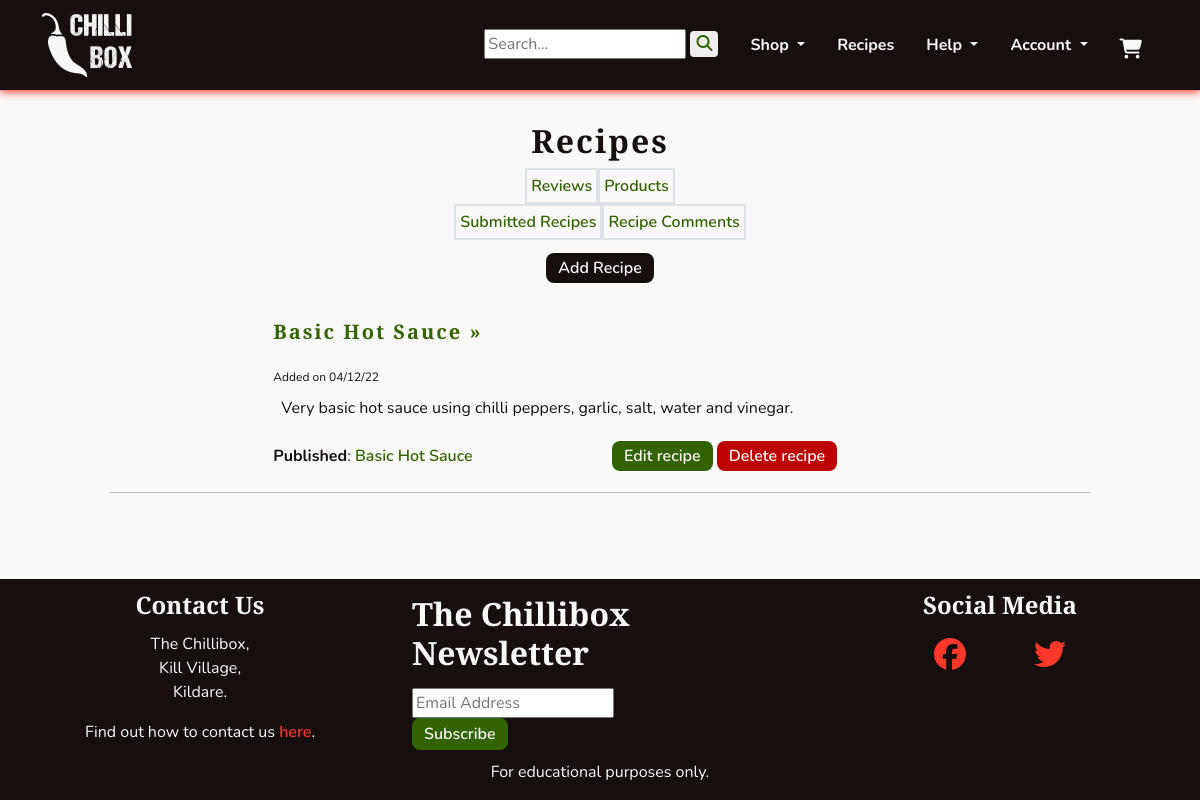
/management/recipes/ (signed in), run on the app's committed database.
### recipes/models.py (models this page shows, shortened)
class Recipe(models.Model):
    user = models.ForeignKey(User, on_delete=models.SET_NULL, null=True,
                             blank=True)
    title = models.CharField(max_length=140)
    slug = models.SlugField(max_length=40, unique=True)
    image = models.ImageField(upload_to='recipes/', null=True, blank=True,
                              help_text='Optionally upload an image')
    intro = models.TextField(help_text='Short introduction of the recipe. If \
                             using user submitted recipe, please remember to \
                             credit the user.')
    ingredients = models.TextField(help_text='Place ingredients in \
                                   &lt;li&gt;&lt;/li&gt; tags')
    directions = models.TextField(help_text='Place directions in \
                                  &lt;li&gt;&lt;/li&gt; tags')
    outro = models.TextField(null=True, blank=True, help_text='Optional. A \
                             short outro for the recipe.')
    excerpt = models.TextField(help_text='Summary to display on recipe list.')
    created = models.DateTimeField(auto_now_add=True)
    updated = models.DateTimeField(auto_now=True)
    published = models.BooleanField(default=False)
    def __str__(self):
        return self.title

### management/views.py (the view)
# urls.py: path('recipes/', views.RecipeList.as_view(), name='recipes'),
class RecipeList(StaffRequiredMixin, generic.ListView):
    model = Recipe
    template_name = 'management/recipes.html'
    paginate_by = 10
    def get_queryset(self):
        queryset = Recipe.objects.order_by('-published', '-created')
        return queryset

### management/mixins.py (called while the page is built)
    def test_func(self):
        return self.request.user.is_staff

### management/templates/management/recipes.html (shortened to what this page needs)
{% extends 'base.html' %}
{% load static %}
{% block content %}
<section class="row">
    <div class="text-center">
        <h2 class="headings mb-2">Recipes</h2>
        <div class="d-flex flex-row justify-content-center">
            <div class="border border-2 p-1">
                <a class="chilli-link" href="{% url 'management:user_reviews' %}">Reviews</a>
            </div>
            <div class="border border-2 p-1">
                <a class="chilli-link" href="{% url 'management:dashboard' %}">Products</a>
            </div>
        </div>
        <div class="d-flex flex-row justify-content-center">
            <div class="border border-2 p-1">
                <a class="chilli-link" href="{% url 'management:user_recipes' %}">Submitted Recipes</a>
            </div>
            <div class="border border-2 p-1">
                <a class="chilli-link" href="{% url 'management:recipe_comments' %}">Recipe Comments</a>
            </div>
        </div>
    </div>
    <div class="text-center my-3">
        <div>
            <a class="chilli-btn" href="{% url 'recipes:add_recipe' %}">Add Recipe</a>
        </div>
    </div>
    <div class="col-12">
        <div class="col-10 mx-auto">
            {% for recipe in recipe_list %}
            <div class="col-lg-8 my-4 mx-auto">
                <h2 class="headings big"><a class="chilli-link" href="{% url 'recipes:recipe' recipe.slug %}">{{ recipe }} &raquo;</a></h2>
                <div>
                    <span class="small">Added on {{ recipe.created|date:'d/m/y' }}</span>
                    <p class="p-2">{{ recipe.excerpt }}</p>
                </div>
                <div class="row d-flex flex-row justify-content-between">
                    <div class="col-12 col-lg-6">
                        {% if recipe.published %}
                        <div>
                            <span><strong>Published</strong>: </span>
                            <a class="chilli-link" href="{% url 'recipes:recipe' recipe.slug %}">{{ recipe }}</a>
                        </div>
                        {% endif %}
                    </div>
                    <div class="col-12 col-lg-6">
                        <a class="chilli-btn chilli-go" href="{% url 'recipes:edit_recipe' recipe.pk %}">Edit recipe</a>
                        <a class="chilli-btn chilli-dngr" href="{% url 'recipes:delete_recipe' recipe.pk %}">Delete recipe</a>
                    </div>
                </div>
            </div>
            <hr>
            {% empty %}
            <p>There aren't any recipes yet!</p>
            {% endfor %}
        </div>
    </div>
</section>
{% endblock %}

### static/css/style.css (style rules this page uses)
:root { --site-white: #faf9f9; --site-black: #160f0e; --site-grey: #6b6363; --site-red: #fc382a; --site-dark-red:#bd0000; --site-green: #568729; --site-dark-green: #326300; --site-text-bg: rgba(49, 99, 0, 0.2); --site-car-bg: rgba(245, 241, 238, 0.61); }
html { height: 100%; }
section { max-width: 2550px; }
body { font-family: "Nunito", sans-serif; color: var(--site-black); font-size: 1rem; background: var(--site-white); }
h1, h2, h3, h4 { font-family: "Merriweather Sans", "Nunito", sans-serif; font-weight: 900; margin-top: 0.5em; margin-bottom: 0.5em; }
.headings { font-size: 2rem; letter-spacing: 2px; margin: 1em 0; }
.big { font-size: 1.25rem; }
.small { font-size: 0.75em; }
a { text-decoration: none; }
.chilli-link { font-weight: 600; color: var(--site-dark-green); transition: all 0.2s linear; }
.chilli-btn { padding: 0.25em 0.75em; font-weight: 600; color: var(--site-white); background-color: var(--site-black); border-radius: 8px; transition: all 0.2s linear; }
.chilli-dngr { background-color: var(--site-dark-red); }
.chilli-go { background-color: var(--site-dark-green); }

### data on the page
Recipe: title "Basic Hot Sauce", created "04/12/22", excerpt "Very basic hot sauce using chilli peppers, garlic, salt, water and vinegar."
